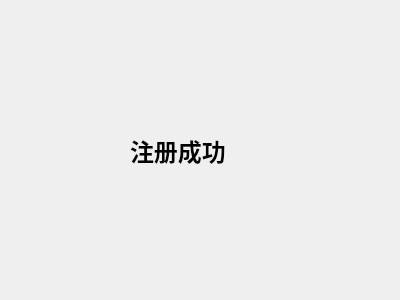
<?xml version="1.0" encoding="UTF-8"?>
<ui version="4.0">
 <class>zhuce</class>
 <widget class="QWidget" name="zhuce">
  <property name="geometry">
   <rect>
    <x>0</x>
    <y>0</y>
    <width>400</width>
    <height>300</height>
   </rect>
  </property>
  <property name="windowTitle">
   <string>Form</string>
  </property>
  <widget class="QLabel" name="label">
   <property name="geometry">
    <rect>
     <x>130</x>
     <y>110</y>
     <width>101</width>
     <height>81</height>
    </rect>
   </property>
   <property name="text">
    <string>&lt;html&gt;&lt;head/&gt;&lt;body&gt;&lt;p&gt;&lt;span style=&quot; font-size:18pt; font-weight:700;&quot;&gt;注册成功&lt;/span&gt;&lt;/p&gt;&lt;/body&gt;&lt;/html&gt;</string>
   </property>
  </widget>
 </widget>
 <resources/>
 <connections/>
</ui>
